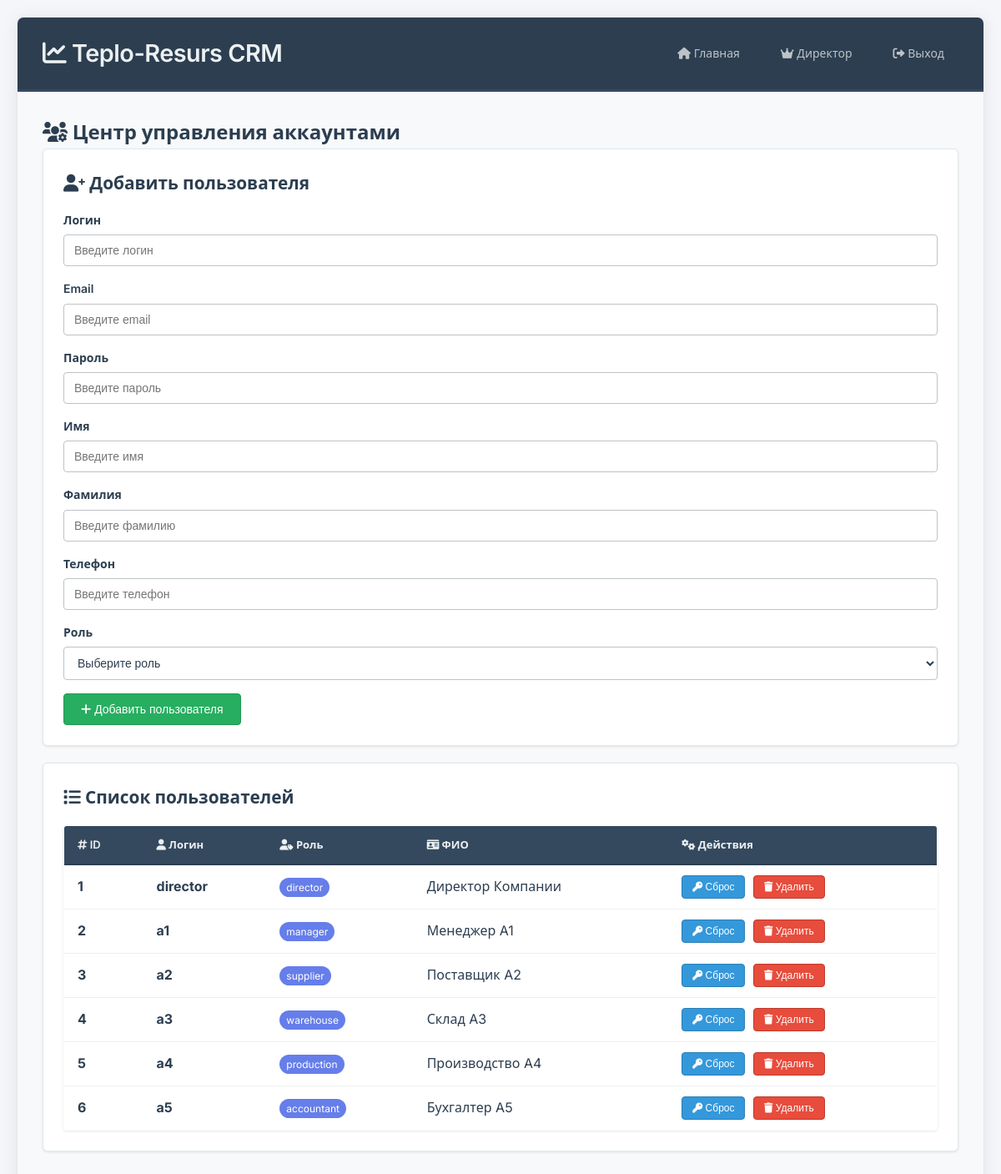
Page /account (signed in) on the committed database.
### models.py (models this page shows, shortened)
class User(UserMixin, db.Model):
    id = db.Column(db.Integer, primary_key=True)
    username = db.Column(db.String(80), unique=True, nullable=False)
    email = db.Column(db.String(120), unique=True, nullable=False)
    password_hash = db.Column(db.String(120), nullable=False)
    first_name = db.Column(db.String(50), nullable=False)
    last_name = db.Column(db.String(50), nullable=False)
    phone = db.Column(db.String(20))
    is_active = db.Column(db.Boolean, default=True)
    created_at = db.Column(db.DateTime, default=datetime.utcnow)
    roles = db.relationship('Role', secondary='user_roles', backref='users')
    orders = db.relationship('Order', backref='user', lazy=True)
    notifications = db.relationship('Notification', backref='user', lazy=True)
    def has_role(self, role_name):
        return any(role.name == role_name for role in self.roles)

class Role(db.Model):
    id = db.Column(db.Integer, primary_key=True)
    name = db.Column(db.String(50), unique=True, nullable=False)
    description = db.Column(db.Text)

### app.py (the view)
    @app.route('/account')
    @login_required
    def account_center():
        users = User.query.all()
        roles = Role.query.all()
        return render_template('account_center.html', users=users, roles=roles)

### templates/account_center.html (shortened to what this page needs)
{% extends 'base.html' %}
{% block content %}
<h2><i class="fas fa-users-cog"></i> Центр управления аккаунтами</h2>
<div class="card">
  <h3><i class="fas fa-user-plus"></i> Добавить пользователя</h3>
  <form method="post" action="/create-user">
    <div class="form-group">
      <label>Логин</label>
      <input name="username" placeholder="Введите логин" required>
    </div>
    <div class="form-group">
      <label>Email</label>
      <input name="email" type="email" placeholder="Введите email" required>
    </div>
    <div class="form-group">
      <label>Пароль</label>
      <input name="password" type="password" placeholder="Введите пароль" required>
    </div>
    <div class="form-group">
      <label>Имя</label>
      <input name="first_name" placeholder="Введите имя" required>
    </div>
    <div class="form-group">
      <label>Фамилия</label>
      <input name="last_name" placeholder="Введите фамилию" required>
    </div>
    <div class="form-group">
      <label>Телефон</label>
      <input name="phone" placeholder="Введите телефон">
    </div>
    <div class="form-group">
      <label>Роль</label>
      <select name="role" required>
        <option value="">Выберите роль</option>
      </select>
    </div>
    <button class="btn success"><i class="fas fa-plus"></i> Добавить пользователя</button>
  </form>
</div>
<div class="card">
  <h3><i class="fas fa-list"></i> Список пользователей</h3>
  <table>
    <thead>
      <tr>
        <th><i class="fas fa-hashtag"></i> ID</th>
        <th><i class="fas fa-user"></i> Логин</th>
        <th><i class="fas fa-user-tag"></i> Роль</th>
        <th><i class="fas fa-id-card"></i> ФИО</th>
        <th><i class="fas fa-cogs"></i> Действия</th>
      </tr>
    </thead>
    <tbody>
    {% for u in users %}
      <tr>
        <td><strong>{{ u.id }}</strong></td>
        <td><strong>{{ u.username }}</strong></td>
        <td>
          <span style="padding: 4px 8px; border-radius: 12px; background: #667eea; color: white; font-size: 12px;">
            {{ u.roles[0].name if u.roles else 'Не назначена' }}
          </span>
        </td>
        <td>{{ u.first_name }} {{ u.last_name }}</td>
        <td>
          <form method="post" action="{{ url_for('reset_user_password', user_id=u.id) }}" style="display:inline; margin-right: 5px;">
            <button class="btn small" type="submit" title="Сбросить пароль">
              <i class="fas fa-key"></i> Сброс
            </button>
          </form>
          <form method="post" action="{{ url_for('delete_user', user_id=u.id) }}" style="display:inline;">
            <button class="btn small danger" type="submit" onclick="return confirm('Вы уверены, что хотите удалить пользователя {{ u.username }}?')" title="Удалить пользователя">
              <i class="fas fa-trash"></i> Удалить
            </button>
          </form>
        </td>
      </tr>
    {% endfor %}
    </tbody>
  </table>
</div>
{% endblock %}

### static/css/custom.css (style rules this page uses)
* { margin: 0; padding: 0; box-sizing: border-box; }
body { font-family: 'Inter', 'Segoe UI', Tahoma, Geneva, Verdana, sans-serif; background: #f5f6fa; color: #2c3e50; min-height: 100vh; padding: 20px; line-height: 1.6; }
.card { background: #ffffff; padding: 24px; border-radius: 6px; box-shadow: 0 1px 3px rgba(0, 0, 0, 0.1); margin-bottom: 20px; border: 1px solid #e1e8ed; transition: all 0.2s ease; position: relative; }
.card h2, .card h3 { color: #2c3e50; margin-bottom: 16px; font-weight: 600; font-size: 1.3em; }
input, select, textarea { padding: 10px 12px; margin: 6px 0; display: block; width: 100%; border: 1px solid #bdc3c7; border-radius: 4px; font-size: 14px; transition: all 0.2s ease; background: #ffffff; color: #2c3e50; }
.btn { background: #3498db; color: white; padding: 10px 20px; border-radius: 4px; border: none; cursor: pointer; font-size: 14px; font-weight: 500; transition: all 0.2s ease; text-decoration: none; display: inline-block; border: 1px solid #2980b9; }
.btn.small { padding: 6px 12px; font-size: 12px; }
.btn.danger { background: #e74c3c; border-color: #c0392b; }
.btn.success { background: #27ae60; border-color: #229954; }
table { width: 100%; border-collapse: collapse; background: white; border-radius: 4px; overflow: hidden; box-shadow: 0 1px 3px rgba(0, 0, 0, 0.1); border: 1px solid #e1e8ed; }
table th { background: #34495e; color: #ecf0f1; padding: 12px 16px; text-align: left; font-weight: 600; font-size: 13px; border-bottom: 2px solid #2c3e50; }
table td { padding: 12px 16px; border-bottom: 1px solid #ecf0f1; transition: background-color 0.2s ease; color: #2c3e50; }
table tr:last-child td { border-bottom: none; }
.card { animation: fadeIn 0.3s ease-out; }
.form-group { margin-bottom: 16px; }
.form-group label { display: block; margin-bottom: 6px; font-weight: 600; color: #2c3e50; font-size: 14px; }

### rows in the picture
User: id "1", username "director", name "director", first_name "Директор", last_name "Компании"
User: id "2", username "a1", name "manager", first_name "Менеджер", last_name "A1"
User: id "3", username "a2", name "supplier", first_name "Поставщик", last_name "A2"
User: id "4", username "a3", name "warehouse", first_name "Склад", last_name "A3"
User: id "5", username "a4", name "production", first_name "Производство", last_name "A4"
User: id "6", username "a5", name "accountant", first_name "Бухгалтер", last_name "A5"
